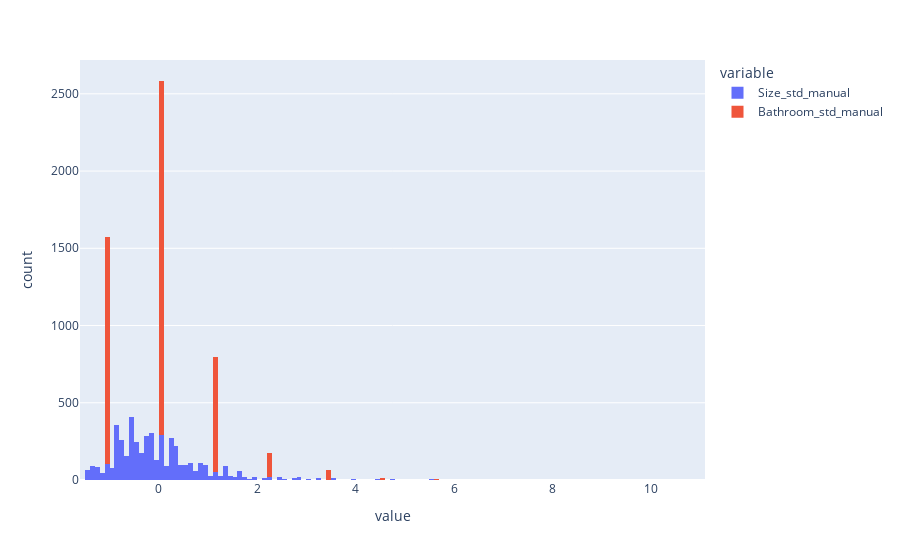

Notebook code for this chart:
### Code cell
px.histogram(df, ["Size_std_manual", "Bathroom_std_manual"])

### Figure 1 — Plotly figure (JSON) as saved in the notebook; plotly's stock layout.template omitted (floating-point values rounded to 4 significant figures; data arrays with more than 128 entries replaced by an {"elided": "..."} marker saying what was removed)
{"data": [{"bingroup": "x", "hovertemplate": "variable=Size_std_manual<br>value=%{x}<br>count=%{y}<extra></extra>", "legendgroup": "Size_std_manual", "marker": {"color": "#636efa", "pattern": {"shape": ""}}, "name": "Size_std_manual", "orientation": "v", "showlegend": true, "type": "histogram", "x": {"elided": "4746 float values"}, "xaxis": "x", "yaxis": "y"}, {"bingroup": "x", "hovertemplate": "variable=Bathroom_std_manual<br>value=%{x}<br>count=%{y}<extra></extra>", "legendgroup": "Bathroom_std_manual", "marker": {"color": "#EF553B", "pattern": {"shape": ""}}, "name": "Bathroom_std_manual", "orientation": "v", "showlegend": true, "type": "histogram", "x": {"elided": "4746 float values"}, "xaxis": "x", "yaxis": "y"}], "layout": {"barmode": "relative", "legend": {"title": {"text": "variable"}, "tracegroupgap": 0}, "margin": {"t": 60}, "xaxis": {"anchor": "y", "domain": [0, 1], "title": {"text": "value"}}, "yaxis": {"anchor": "x", "domain": [0, 1], "title": {"text": "count"}}}}
